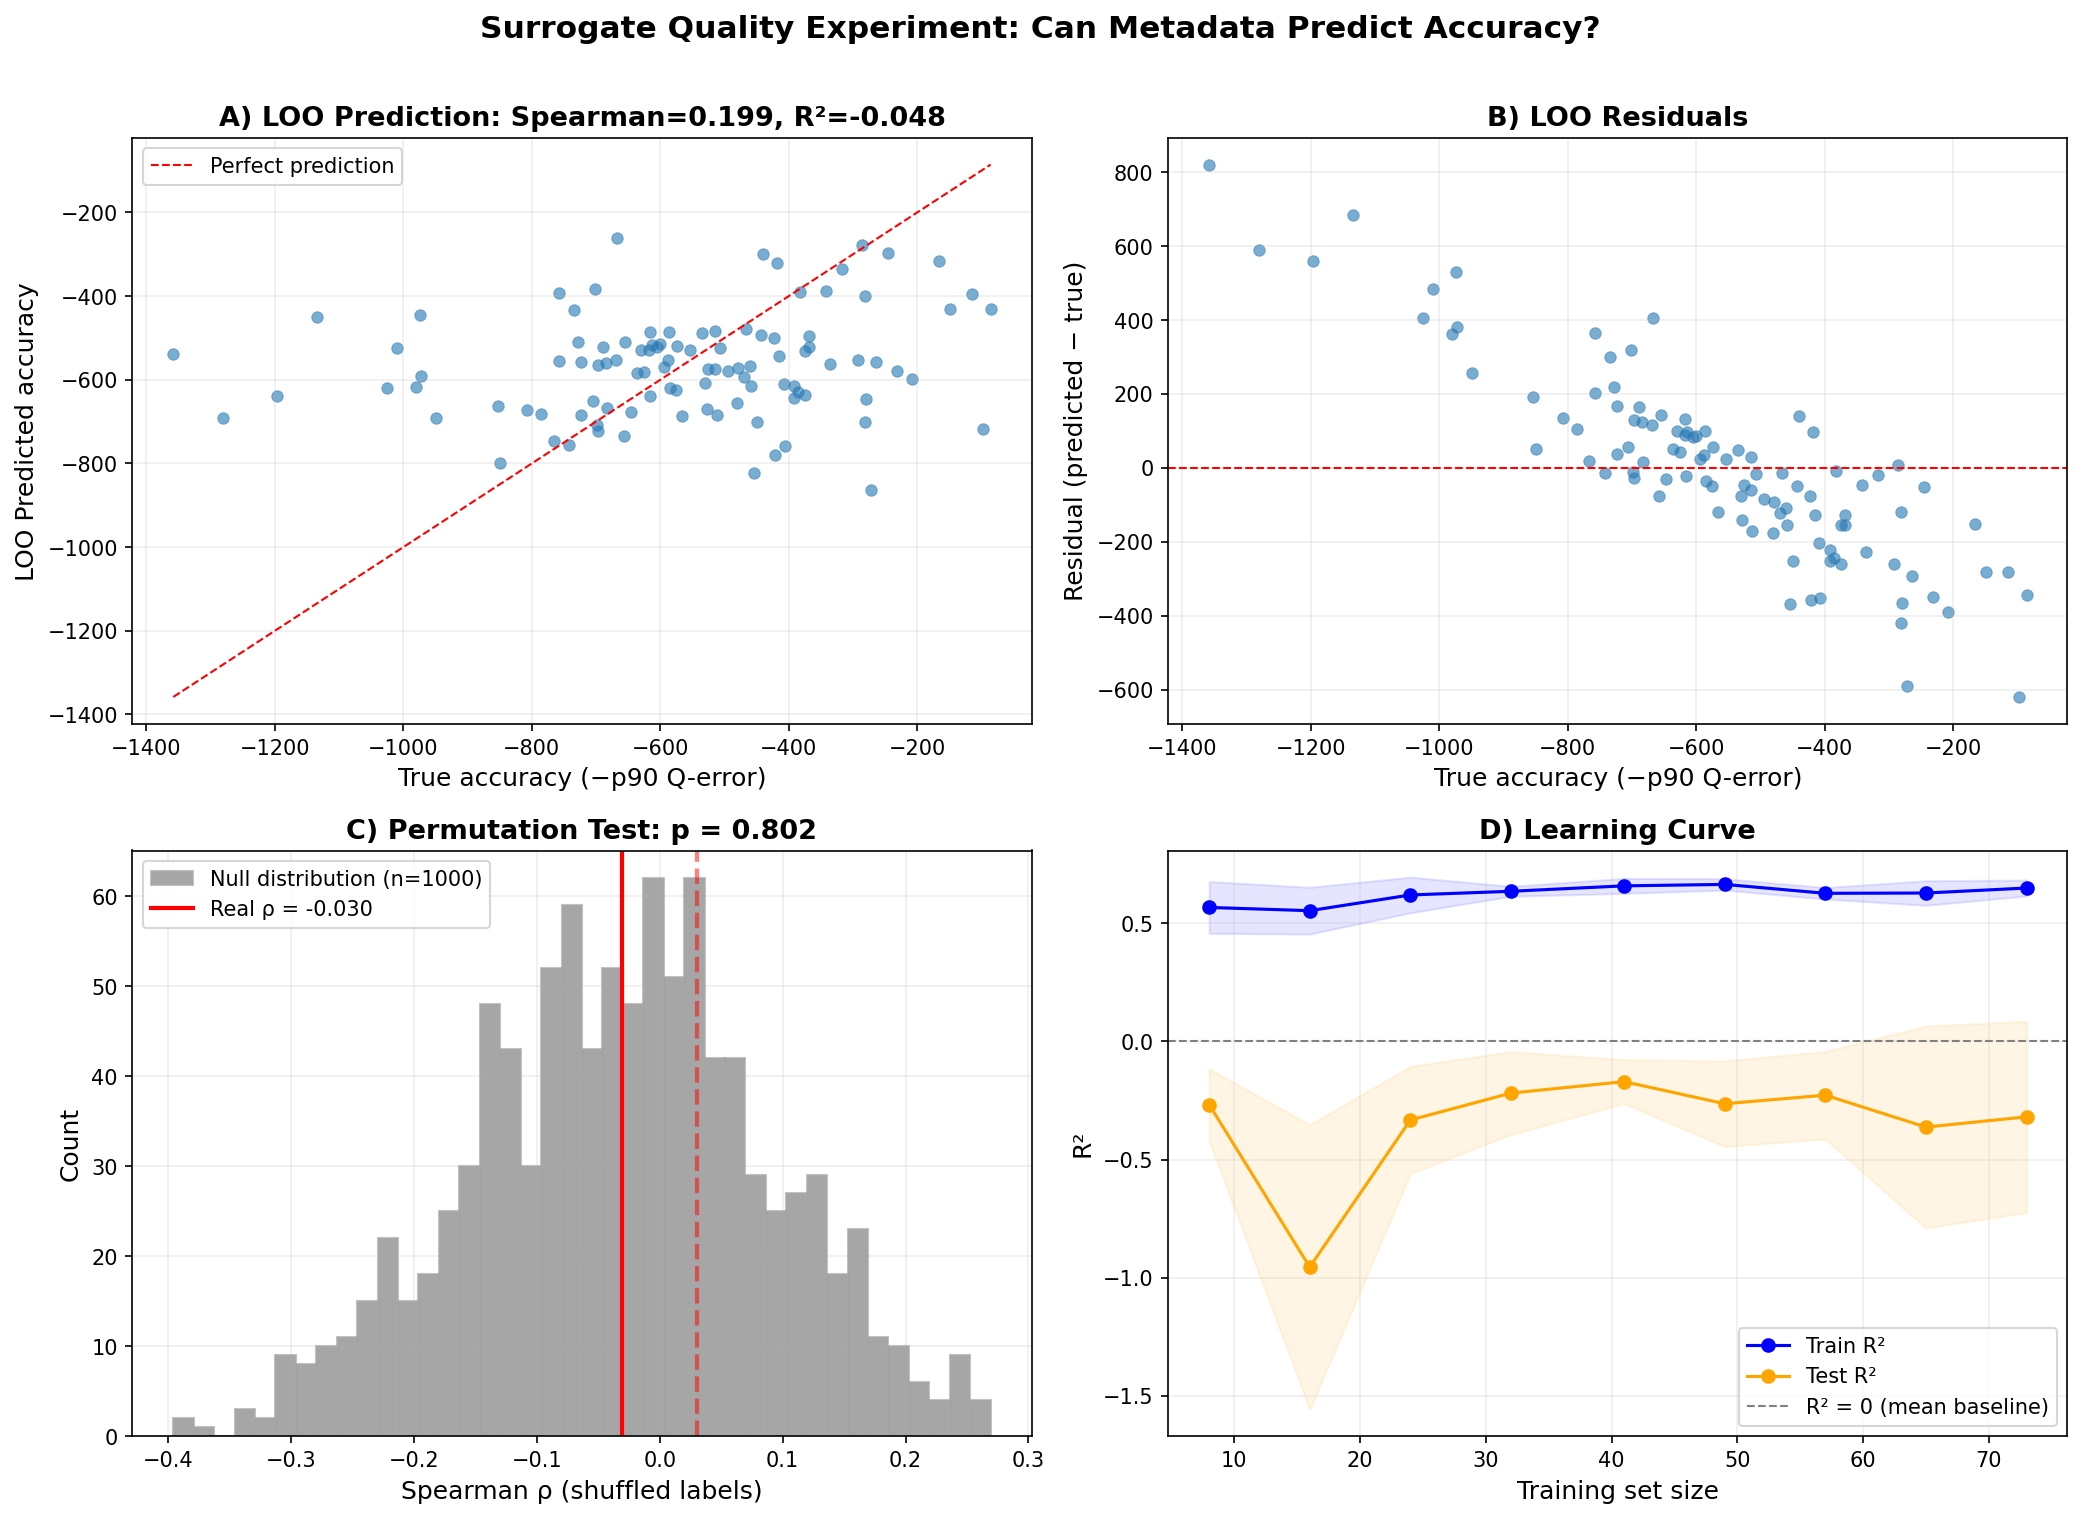

This figure's Python source:
#!/usr/bin/env python3
"""
Experiment: Can model metadata predict query-estimation accuracy?

This script rigorously evaluates whether a surrogate model trained on
model metadata (architecture, parameter counts, hidden sizes, etc.) can
predict the query-estimation accuracy (p90 Q-error) of LLMs used for
query-plan representation.

Experiments:
  1. Leave-One-Out (LOO) cross-validation with Random Forest
  2. 5-fold and 10-fold CV with multiple regressors (RF, GBT, Ridge, kNN, SVM)
  3. Spearman / Pearson / R² metrics
  4. Per-feature univariate predictive power
  5. Exhaustive pairwise & triple feature search for best Spearman
  6. Permutation-test null distribution (shuffle labels, measure how often
     a random surrogate matches or beats the real one)
  7. Learning curve: does more training data help?

If the surrogate is useless, we expect:
  - R² ≈ 0 or negative
  - Spearman ρ close to 0 with high p-value
  - Permutation-test p-value >> 0.05
  - No feature or feature combination achieves meaningful correlation
"""
import sys, os, warnings
sys.path.insert(0, os.path.dirname(__file__))
sys.path.insert(0, os.path.join(os.path.dirname(__file__), '..', 'experiments', 'experiment_scripts'))
warnings.filterwarnings('ignore', category=UserWarning)

import numpy as np
import pandas as pd
import matplotlib
matplotlib.use('Agg')
import matplotlib.pyplot as plt
from scipy.stats import spearmanr, pearsonr
from sklearn.compose import ColumnTransformer
from sklearn.ensemble import (
    RandomForestRegressor,
    GradientBoostingRegressor,
)
from sklearn.impute import SimpleImputer
from sklearn.linear_model import Ridge
from sklearn.metrics import r2_score, mean_squared_error
from sklearn.model_selection import (
    cross_val_predict,
    LeaveOneOut,
    KFold,
    learning_curve,
)
from sklearn.neighbors import KNeighborsRegressor
from sklearn.pipeline import Pipeline
from sklearn.preprocessing import OneHotEncoder, StandardScaler
from sklearn.svm import SVR

from pareto_frontier_search import CONTINUOUS_COLS, CATEGORICAL_COLS
from model_selection_v2 import load_candidates

SCRIPT_DIR = os.path.dirname(os.path.abspath(__file__))
CSV_PATH = os.path.join(SCRIPT_DIR, '..', 'experiments', 'experiment_scripts',
                        'model_profile_with_nonemb.csv')
GT_CSV = os.path.join(SCRIPT_DIR, 'model_ground_truth.csv')


# ── Helpers ──────────────────────────────────────────────────────────────

def load_data():
    candidates = load_candidates(CSV_PATH)
    gt = pd.read_csv(GT_CSV)
    merged = candidates.merge(gt[['model', 'p90_qerror']], on='model', how='inner')
    merged['accuracy'] = -merged['p90_qerror']  # higher = better
    cont = [c for c in CONTINUOUS_COLS if c in merged.columns]
    cat = [c for c in CATEGORICAL_COLS if c in merged.columns]
    return merged, cont, cat


def make_preprocessor(cont_cols, cat_cols):
    cont_pipe = Pipeline([
        ('impute', SimpleImputer(strategy='median')),
        ('scale', StandardScaler()),
    ])
    cat_pipe = Pipeline([
        ('impute', SimpleImputer(strategy='most_frequent')),
        ('onehot', OneHotEncoder(handle_unknown='ignore', sparse_output=False)),
    ])
    return ColumnTransformer([
        ('cont', cont_pipe, list(cont_cols)),
        ('cat', cat_pipe, list(cat_cols)),
    ], remainder='drop')


def make_pipeline(regressor, cont_cols, cat_cols):
    return Pipeline([
        ('prep', make_preprocessor(cont_cols, cat_cols)),
        ('model', regressor),
    ])


def eval_predictions(y_true, y_pred):
    """Return a dict of regression metrics."""
    mask = np.isfinite(y_pred) & np.isfinite(y_true)
    y_t, y_p = y_true[mask], y_pred[mask]
    rho, rho_p = spearmanr(y_t, y_p)
    r, r_p = pearsonr(y_t, y_p)
    r2 = r2_score(y_t, y_p)
    rmse = np.sqrt(mean_squared_error(y_t, y_p))
    return {
        'spearman': rho, 'spearman_p': rho_p,
        'pearson': r, 'pearson_p': r_p,
        'r2': r2, 'rmse': rmse, 'n': len(y_t),
    }


# ── Experiment 1: LOO Cross-Validation ──────────────────────────────────

def experiment_loo(df, cont, cat, y):
    print('=' * 70)
    print('  Experiment 1: Leave-One-Out Cross-Validation (Random Forest)')
    print('=' * 70)

    rf = RandomForestRegressor(n_estimators=300, min_samples_leaf=2,
                               random_state=42, n_jobs=-1)
    pipe = make_pipeline(rf, cont, cat)

    loo_pred = cross_val_predict(pipe, df[cont + cat], y, cv=LeaveOneOut(),
                                 n_jobs=-1)
    m = eval_predictions(y, loo_pred)

    print(f'  N = {m["n"]}')
    print(f'  R²          = {m["r2"]:.4f}')
    print(f'  Spearman ρ  = {m["spearman"]:.4f}  (p = {m["spearman_p"]:.4f})')
    print(f'  Pearson r   = {m["pearson"]:.4f}  (p = {m["pearson_p"]:.4f})')
    print(f'  RMSE        = {m["rmse"]:.2f}')
    print()
    return loo_pred, m


# ── Experiment 2: K-Fold CV with Multiple Regressors ───────────────────

def experiment_kfold(df, cont, cat, y):
    print('=' * 70)
    print('  Experiment 2: K-Fold CV — Multiple Regressors')
    print('=' * 70)

    regressors = {
        'RandomForest-300': RandomForestRegressor(
            n_estimators=300, min_samples_leaf=2, random_state=42, n_jobs=-1),
        'GradientBoosting-200': GradientBoostingRegressor(
            n_estimators=200, max_depth=3, learning_rate=0.05, random_state=42),
        'Ridge': Ridge(alpha=1.0),
        'kNN-5': KNeighborsRegressor(n_neighbors=5),
        'kNN-10': KNeighborsRegressor(n_neighbors=10),
        'SVR-rbf': SVR(kernel='rbf', C=1.0),
    }

    results = []
    for name, reg in regressors.items():
        for k in [5, 10]:
            pipe = make_pipeline(reg, cont, cat)
            cv = KFold(n_splits=k, shuffle=True, random_state=42)
            pred = cross_val_predict(pipe, df[cont + cat], y, cv=cv, n_jobs=-1)
            m = eval_predictions(y, pred)
            m['regressor'] = name
            m['cv'] = f'{k}-fold'
            results.append(m)

    header = f'  {"Regressor":<25s} {"CV":<8s} {"R²":>7s} {"Spearman":>9s} {"p-val":>8s} {"RMSE":>8s}'
    print(header)
    print('  ' + '-' * len(header.strip()))
    for m in results:
        print(f'  {m["regressor"]:<25s} {m["cv"]:<8s} {m["r2"]:>7.4f} '
              f'{m["spearman"]:>9.4f} {m["spearman_p"]:>8.4f} {m["rmse"]:>8.2f}')
    print()
    return results


# ── Experiment 3: Per-Feature Univariate Predictive Power ──────────────

def experiment_univariate(df, cont, cat, y):
    print('=' * 70)
    print('  Experiment 3: Per-Feature Univariate Correlation with p90 Q-error')
    print('=' * 70)

    results = []
    for col in cont:
        vals = pd.to_numeric(df[col], errors='coerce').values
        mask = np.isfinite(vals) & np.isfinite(y)
        if mask.sum() < 10:
            continue
        rho, rho_p = spearmanr(vals[mask], y[mask])
        r, r_p = pearsonr(vals[mask], y[mask])
        results.append({
            'feature': col, 'type': 'continuous',
            'spearman': rho, 'sp_pval': rho_p,
            'pearson': r, 'pe_pval': r_p,
        })

    for col in cat:
        if col not in df.columns:
            continue
        # Encode categories as integers for rank correlation
        codes = df[col].astype('category').cat.codes.values
        mask = np.isfinite(y) & (codes >= 0)
        if mask.sum() < 10:
            continue
        rho, rho_p = spearmanr(codes[mask], y[mask])
        results.append({
            'feature': col, 'type': 'categorical',
            'spearman': rho, 'sp_pval': rho_p,
            'pearson': float('nan'), 'pe_pval': float('nan'),
        })

    results.sort(key=lambda x: -abs(x['spearman']))
    print(f'  {"Feature":<30s} {"Type":<12s} {"Spearman":>9s} {"p-val":>8s} {"Pearson":>9s} {"p-val":>8s}')
    print('  ' + '-' * 80)
    for r in results:
        pe_str = f'{r["pearson"]:>9.4f}' if np.isfinite(r["pearson"]) else '      N/A'
        pe_p_str = f'{r["pe_pval"]:>8.4f}' if np.isfinite(r["pe_pval"]) else '     N/A'
        print(f'  {r["feature"]:<30s} {r["type"]:<12s} {r["spearman"]:>9.4f} '
              f'{r["sp_pval"]:>8.4f} {pe_str} {pe_p_str}')
    print()
    return results


# ── Experiment 4: Best Feature Pairs and Triples ───────────────────────

def experiment_feature_combos(df, cont, cat, y):
    print('=' * 70)
    print('  Experiment 4: Exhaustive Search for Best Feature Subsets (RF LOO)')
    print('=' * 70)

    all_features = cont + cat
    n = len(all_features)

    # Single features (already done as univariate, but now with RF LOO)
    print('  Evaluating all single features...')
    single_results = []
    for f in all_features:
        f_cont = [f] if f in cont else []
        f_cat = [f] if f in cat else []
        rf = RandomForestRegressor(n_estimators=100, min_samples_leaf=3,
                                   random_state=42, n_jobs=-1)
        pipe = make_pipeline(rf, f_cont, f_cat)
        try:
            pred = cross_val_predict(pipe, df[[f]], y, cv=5, n_jobs=-1)
            m = eval_predictions(y, pred)
            single_results.append((f, m['spearman'], m['r2']))
        except Exception:
            single_results.append((f, 0.0, 0.0))

    single_results.sort(key=lambda x: -abs(x[1]))
    print(f'\n  Top-5 single features (5-fold RF):')
    for f, rho, r2 in single_results[:5]:
        print(f'    {f:<30s}  Spearman={rho:+.4f}  R²={r2:.4f}')

    # All pairs
    print(f'\n  Evaluating all {n*(n-1)//2} feature pairs...')
    pair_results = []
    for i in range(n):
        for j in range(i + 1, n):
            feats = [all_features[i], all_features[j]]
            f_cont = [f for f in feats if f in cont]
            f_cat = [f for f in feats if f in cat]
            rf = RandomForestRegressor(n_estimators=100, min_samples_leaf=3,
                                       random_state=42, n_jobs=-1)
            pipe = make_pipeline(rf, f_cont, f_cat)
            try:
                pred = cross_val_predict(pipe, df[feats], y, cv=5, n_jobs=-1)
                m = eval_predictions(y, pred)
                pair_results.append((feats, m['spearman'], m['r2']))
            except Exception:
                pair_results.append((feats, 0.0, 0.0))

    pair_results.sort(key=lambda x: -abs(x[1]))
    print(f'  Top-5 feature pairs:')
    for feats, rho, r2 in pair_results[:5]:
        print(f'    {str(feats):<55s}  Spearman={rho:+.4f}  R²={r2:.4f}')

    # Top-30 triples (from top-6 features)
    top_feats = [f for f, _, _ in single_results[:6]]
    print(f'\n  Evaluating triples from top-6 features: {top_feats}')
    triple_results = []
    for i in range(len(top_feats)):
        for j in range(i + 1, len(top_feats)):
            for k in range(j + 1, len(top_feats)):
                feats = [top_feats[i], top_feats[j], top_feats[k]]
                f_cont = [f for f in feats if f in cont]
                f_cat = [f for f in feats if f in cat]
                rf = RandomForestRegressor(n_estimators=100, min_samples_leaf=3,
                                           random_state=42, n_jobs=-1)
                pipe = make_pipeline(rf, f_cont, f_cat)
                try:
                    pred = cross_val_predict(pipe, df[feats], y, cv=5, n_jobs=-1)
                    m = eval_predictions(y, pred)
                    triple_results.append((feats, m['spearman'], m['r2']))
                except Exception:
                    triple_results.append((feats, 0.0, 0.0))

    triple_results.sort(key=lambda x: -abs(x[1]))
    print(f'  Top-5 feature triples:')
    for feats, rho, r2 in triple_results[:5]:
        print(f'    {str(feats):<65s}  Spearman={rho:+.4f}  R²={r2:.4f}')

    # All features combined
    print(f'\n  All {n} features combined (5-fold RF):')
    rf = RandomForestRegressor(n_estimators=300, min_samples_leaf=2,
                               random_state=42, n_jobs=-1)
    pipe = make_pipeline(rf, cont, cat)
    pred = cross_val_predict(pipe, df[cont + cat], y, cv=5, n_jobs=-1)
    m = eval_predictions(y, pred)
    print(f'    Spearman={m["spearman"]:+.4f}  R²={m["r2"]:.4f}  RMSE={m["rmse"]:.2f}')
    print()
    return single_results, pair_results, triple_results


# ── Experiment 5: Permutation Test ─────────────────────────────────────

def experiment_permutation_test(df, cont, cat, y, n_permutations=1000):
    print('=' * 70)
    print(f'  Experiment 5: Permutation Test ({n_permutations} shuffles)')
    print('=' * 70)
    print('  H₀: metadata features have no predictive power for accuracy')
    print('  Test: shuffle accuracy labels, refit RF, measure Spearman ρ')
    print()

    # Real score
    rf = RandomForestRegressor(n_estimators=100, min_samples_leaf=3,
                               random_state=42, n_jobs=-1)
    pipe = make_pipeline(rf, cont, cat)
    real_pred = cross_val_predict(pipe, df[cont + cat], y, cv=5, n_jobs=-1)
    real_rho, _ = spearmanr(y, real_pred)
    real_r2 = r2_score(y, real_pred)
    print(f'  Real surrogate:   Spearman = {real_rho:.4f},  R² = {real_r2:.4f}')

    rng = np.random.default_rng(42)
    null_rhos = []
    null_r2s = []
    for i in range(n_permutations):
        y_shuf = rng.permutation(y)
        rf_s = RandomForestRegressor(n_estimators=100, min_samples_leaf=3,
                                     random_state=42, n_jobs=-1)
        pipe_s = make_pipeline(rf_s, cont, cat)
        pred_s = cross_val_predict(pipe_s, df[cont + cat], y_shuf, cv=5, n_jobs=-1)
        rho_s, _ = spearmanr(y_shuf, pred_s)
        r2_s = r2_score(y_shuf, pred_s)
        null_rhos.append(rho_s)
        null_r2s.append(r2_s)
        if (i + 1) % 100 == 0:
            print(f'    {i+1}/{n_permutations} permutations done...', flush=True)

    null_rhos = np.array(null_rhos)
    null_r2s = np.array(null_r2s)

    p_rho = np.mean(np.abs(null_rhos) >= np.abs(real_rho))
    p_r2 = np.mean(null_r2s >= real_r2)

    print(f'\n  Null distribution (shuffled labels):')
    print(f'    Spearman ρ:  mean={np.mean(null_rhos):.4f}  '
          f'std={np.std(null_rhos):.4f}  '
          f'[{np.percentile(null_rhos, 2.5):.4f}, {np.percentile(null_rhos, 97.5):.4f}]')
    print(f'    R²:          mean={np.mean(null_r2s):.4f}  '
          f'std={np.std(null_r2s):.4f}  '
          f'[{np.percentile(null_r2s, 2.5):.4f}, {np.percentile(null_r2s, 97.5):.4f}]')
    print(f'\n  Permutation p-values:')
    print(f'    P(|ρ_null| ≥ |ρ_real|) = {p_rho:.4f}')
    print(f'    P(R²_null ≥ R²_real)   = {p_r2:.4f}')

    if p_rho > 0.05:
        print(f'\n  CONCLUSION: Cannot reject H₀ (p={p_rho:.3f} > 0.05).')
        print(f'  The surrogate has NO statistically significant predictive power.')
    else:
        print(f'\n  CONCLUSION: Reject H₀ (p={p_rho:.3f} ≤ 0.05).')
        print(f'  The surrogate has statistically significant (though possibly weak) predictive power.')
    print()
    return real_rho, real_r2, null_rhos, null_r2s, p_rho, p_r2


# ── Experiment 6: Learning Curve ───────────────────────────────────────

def experiment_learning_curve(df, cont, cat, y):
    print('=' * 70)
    print('  Experiment 6: Learning Curve — Does More Data Help?')
    print('=' * 70)

    rf = RandomForestRegressor(n_estimators=200, min_samples_leaf=2,
                               random_state=42, n_jobs=-1)
    pipe = make_pipeline(rf, cont, cat)

    train_sizes_abs, train_scores, test_scores = learning_curve(
        pipe, df[cont + cat], y,
        train_sizes=np.array([0.1, 0.2, 0.3, 0.4, 0.5, 0.6, 0.7, 0.8, 0.9]),
        cv=5, scoring='r2', n_jobs=-1, random_state=42,
    )

    print(f'  {"Train size":>12s} {"Train R²":>10s} {"Test R²":>10s} {"Test std":>10s}')
    print('  ' + '-' * 45)
    for ts, tr, te in zip(train_sizes_abs, train_scores, test_scores):
        print(f'  {ts:>12.0f} {np.mean(tr):>10.4f} {np.mean(te):>10.4f} {np.std(te):>10.4f}')

    print()
    if np.mean(test_scores[-1]) < 0:
        print('  CONCLUSION: Test R² is NEGATIVE even with 90% of data.')
        print('  The model is worse than predicting the mean. More data will not help.')
    print()
    return train_sizes_abs, train_scores, test_scores


# ── Visualization ──────────────────────────────────────────────────────

def plot_results(y, loo_pred, loo_metrics,
                 null_rhos, null_r2s, real_rho, real_r2,
                 train_sizes, train_scores, test_scores,
                 output_path):
    fig, axes = plt.subplots(2, 2, figsize=(14, 10))

    # Panel A: LOO predicted vs actual
    ax = axes[0, 0]
    ax.scatter(y, loo_pred, alpha=0.6, s=30, edgecolors='steelblue', linewidths=0.5)
    lims = [min(y.min(), loo_pred.min()), max(y.max(), loo_pred.max())]
    ax.plot(lims, lims, 'r--', linewidth=1, label='Perfect prediction')
    ax.set_xlabel('True accuracy (−p90 Q-error)', fontsize=12)
    ax.set_ylabel('LOO Predicted accuracy', fontsize=12)
    ax.set_title(f'A) LOO Prediction: Spearman={loo_metrics["spearman"]:.3f}, '
                 f'R²={loo_metrics["r2"]:.3f}', fontsize=13, fontweight='bold')
    ax.legend(fontsize=10)
    ax.grid(True, alpha=0.2)

    # Panel B: Residuals
    ax = axes[0, 1]
    residuals = loo_pred - y
    ax.scatter(y, residuals, alpha=0.6, s=30, edgecolors='steelblue', linewidths=0.5)
    ax.axhline(0, color='red', linestyle='--', linewidth=1)
    ax.set_xlabel('True accuracy (−p90 Q-error)', fontsize=12)
    ax.set_ylabel('Residual (predicted − true)', fontsize=12)
    ax.set_title('B) LOO Residuals', fontsize=13, fontweight='bold')
    ax.grid(True, alpha=0.2)

    # Panel C: Permutation test
    ax = axes[1, 0]
    ax.hist(null_rhos, bins=40, alpha=0.7, color='gray', edgecolor='darkgray',
            label=f'Null distribution (n={len(null_rhos)})')
    ax.axvline(real_rho, color='red', linewidth=2, linestyle='-',
               label=f'Real ρ = {real_rho:.3f}')
    ax.axvline(-real_rho, color='red', linewidth=2, linestyle='--', alpha=0.5)
    p_val = np.mean(np.abs(null_rhos) >= np.abs(real_rho))
    ax.set_xlabel('Spearman ρ (shuffled labels)', fontsize=12)
    ax.set_ylabel('Count', fontsize=12)
    ax.set_title(f'C) Permutation Test: p = {p_val:.3f}', fontsize=13, fontweight='bold')
    ax.legend(fontsize=10)
    ax.grid(True, alpha=0.2)

    # Panel D: Learning curve
    ax = axes[1, 1]
    train_mean = np.mean(train_scores, axis=1)
    train_std = np.std(train_scores, axis=1)
    test_mean = np.mean(test_scores, axis=1)
    test_std = np.std(test_scores, axis=1)
    ax.fill_between(train_sizes, train_mean - train_std, train_mean + train_std,
                     alpha=0.1, color='blue')
    ax.fill_between(train_sizes, test_mean - test_std, test_mean + test_std,
                     alpha=0.1, color='orange')
    ax.plot(train_sizes, train_mean, 'o-', color='blue', label='Train R²')
    ax.plot(train_sizes, test_mean, 'o-', color='orange', label='Test R²')
    ax.axhline(0, color='gray', linestyle='--', linewidth=1, label='R² = 0 (mean baseline)')
    ax.set_xlabel('Training set size', fontsize=12)
    ax.set_ylabel('R²', fontsize=12)
    ax.set_title('D) Learning Curve', fontsize=13, fontweight='bold')
    ax.legend(fontsize=10, loc='lower right')
    ax.grid(True, alpha=0.2)

    fig.suptitle('Surrogate Quality Experiment: Can Metadata Predict Accuracy?',
                 fontsize=15, fontweight='bold', y=1.01)
    fig.tight_layout()
    fig.savefig(output_path, dpi=150, bbox_inches='tight')
    plt.close(fig)
    print(f'Figure saved: {output_path}')


# ── Main ───────────────────────────────────────────────────────────────

def main():
    print()
    print('#' * 70)
    print('#  Surrogate Quality Experiment')
    print('#  Can model metadata predict query-estimation accuracy (p90 Q-error)?')
    print('#' * 70)
    print()

    df, cont, cat = load_data()
    y = df['accuracy'].values  # = -p90_qerror (higher is better)
    print(f'Dataset: {len(df)} models, {len(cont)} continuous features, '
          f'{len(cat)} categorical features')
    print(f'Target: accuracy (= -p90_qerror), range [{y.min():.1f}, {y.max():.1f}]')
    print()

    # Run all experiments
    loo_pred, loo_m = experiment_loo(df, cont, cat, y)
    kfold_results = experiment_kfold(df, cont, cat, y)
    univariate = experiment_univariate(df, cont, cat, y)
    singles, pairs, triples = experiment_feature_combos(df, cont, cat, y)
    real_rho, real_r2, null_rhos, null_r2s, p_rho, p_r2 = \
        experiment_permutation_test(df, cont, cat, y, n_permutations=1000)
    train_sizes, train_scores, test_scores = experiment_learning_curve(df, cont, cat, y)

    # Summary
    print('=' * 70)
    print('  OVERALL SUMMARY')
    print('=' * 70)
    print(f'  LOO R²              = {loo_m["r2"]:.4f}')
    print(f'  LOO Spearman ρ      = {loo_m["spearman"]:.4f} (p = {loo_m["spearman_p"]:.4f})')
    print(f'  Best single feature = {singles[0][0]} (ρ = {singles[0][1]:.4f})')
    print(f'  Best feature pair   = {pairs[0][0]} (ρ = {pairs[0][1]:.4f})')
    print(f'  Best feature triple = {triples[0][0]} (ρ = {triples[0][1]:.4f})')
    print(f'  Permutation p-value = {p_rho:.4f}')
    print(f'  Learning curve R²   = {np.mean(test_scores[-1]):.4f} (at 90% train)')
    print()

    if loo_m['r2'] < 0 and p_rho > 0.05:
        print('  VERDICT: The accuracy surrogate is USELESS.')
        print('  - R² < 0 means the surrogate is worse than predicting the mean.')
        print('  - Permutation test p > 0.05 means the observed correlation is')
        print('    indistinguishable from random chance.')
        print('  - No feature or feature combination achieves meaningful prediction.')
        print('  - More training data does not help (negative test R² at all sizes).')
    elif loo_m['spearman'] < 0.3:
        print('  VERDICT: The accuracy surrogate has VERY WEAK predictive power.')
        print(f'  - Spearman ρ = {loo_m["spearman"]:.3f} is too low for useful ranking.')
    else:
        print('  VERDICT: The accuracy surrogate has some predictive power.')
    print()

    # Plot
    output_path = os.path.join(SCRIPT_DIR, 'surrogate_quality_experiment.png')
    plot_results(y, loo_pred, loo_m, null_rhos, null_r2s, real_rho, real_r2,
                 train_sizes, train_scores, test_scores, output_path)


if __name__ == '__main__':
    main()
